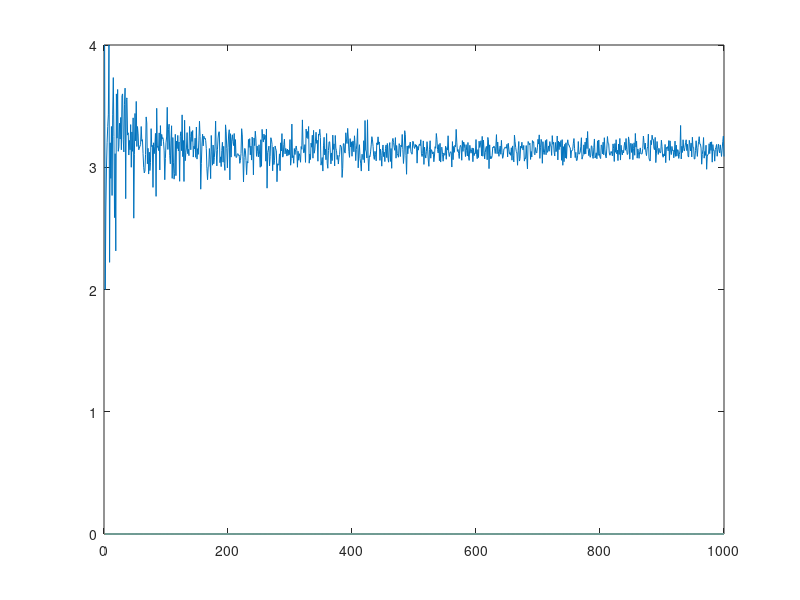

The MATLAB source for this figure:
estimates = zeros(1000);
for trial = 1:1000
    nc = 0;
    for i = 1:trial
        x = rand;
        y = rand;
        r = sqrt(x^2+y^2);
        if r<=1
            nc = nc +1;
        end
    end
    estimates(trial) = 4*nc/trial;
end
f = figure;
plot(estimates);
saveas(f,'Question4_plot.jpg')